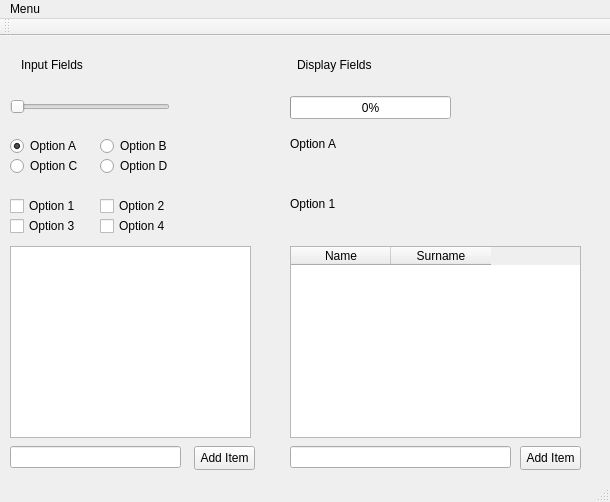
<?xml version="1.0" encoding="UTF-8"?>
<ui version="4.0">
 <class>MV_TestClass</class>
 <widget class="QMainWindow" name="MV_TestClass">
  <property name="geometry">
   <rect>
    <x>0</x>
    <y>0</y>
    <width>610</width>
    <height>502</height>
   </rect>
  </property>
  <property name="windowTitle">
   <string>MV_Test</string>
  </property>
  <widget class="QWidget" name="centralWidget">
   <widget class="QSlider" name="horizontalSlider">
    <property name="geometry">
     <rect>
      <x>10</x>
      <y>60</y>
      <width>160</width>
      <height>22</height>
     </rect>
    </property>
    <property name="orientation">
     <enum>Qt::Horizontal</enum>
    </property>
   </widget>
   <widget class="QProgressBar" name="progressBar">
    <property name="geometry">
     <rect>
      <x>290</x>
      <y>60</y>
      <width>161</width>
      <height>23</height>
     </rect>
    </property>
    <property name="value">
     <number>0</number>
    </property>
   </widget>
   <widget class="QWidget" name="layoutWidget">
    <property name="geometry">
     <rect>
      <x>10</x>
      <y>10</y>
      <width>581</width>
      <height>38</height>
     </rect>
    </property>
    <layout class="QHBoxLayout" name="horizontalLayout">
     <item>
      <widget class="QLabel" name="inputheaderlable">
       <property name="styleSheet">
        <string notr="true">font: 14pt &quot;Segoe UI&quot;;</string>
       </property>
       <property name="text">
        <string>Input Fields</string>
       </property>
       <property name="scaledContents">
        <bool>false</bool>
       </property>
      </widget>
     </item>
     <item>
      <spacer name="horizontalSpacer">
       <property name="orientation">
        <enum>Qt::Horizontal</enum>
       </property>
       <property name="sizeHint" stdset="0">
        <size>
         <width>40</width>
         <height>20</height>
        </size>
       </property>
      </spacer>
     </item>
     <item>
      <widget class="QLabel" name="displayheaderlable">
       <property name="styleSheet">
        <string notr="true">font: 14pt &quot;Segoe UI&quot;;</string>
       </property>
       <property name="text">
        <string>Display Fields</string>
       </property>
      </widget>
     </item>
     <item>
      <spacer name="horizontalSpacer_3">
       <property name="orientation">
        <enum>Qt::Horizontal</enum>
       </property>
       <property name="sizeHint" stdset="0">
        <size>
         <width>40</width>
         <height>20</height>
        </size>
       </property>
      </spacer>
     </item>
    </layout>
   </widget>
   <widget class="QRadioButton" name="radioButton_A">
    <property name="enabled">
     <bool>true</bool>
    </property>
    <property name="geometry">
     <rect>
      <x>10</x>
      <y>100</y>
      <width>89</width>
      <height>20</height>
     </rect>
    </property>
    <property name="text">
     <string>Option A</string>
    </property>
    <property name="checked">
     <bool>true</bool>
    </property>
    <attribute name="buttonGroup">
     <string notr="true">buttonGroup</string>
    </attribute>
   </widget>
   <widget class="QRadioButton" name="radioButton_C">
    <property name="geometry">
     <rect>
      <x>10</x>
      <y>120</y>
      <width>89</width>
      <height>20</height>
     </rect>
    </property>
    <property name="text">
     <string>Option C</string>
    </property>
    <attribute name="buttonGroup">
     <string notr="true">buttonGroup</string>
    </attribute>
   </widget>
   <widget class="QRadioButton" name="radioButton_B_2">
    <property name="geometry">
     <rect>
      <x>100</x>
      <y>100</y>
      <width>89</width>
      <height>20</height>
     </rect>
    </property>
    <property name="text">
     <string>Option B</string>
    </property>
    <attribute name="buttonGroup">
     <string notr="true">buttonGroup</string>
    </attribute>
   </widget>
   <widget class="QRadioButton" name="radioButton_D">
    <property name="geometry">
     <rect>
      <x>100</x>
      <y>120</y>
      <width>89</width>
      <height>20</height>
     </rect>
    </property>
    <property name="text">
     <string>Option D</string>
    </property>
    <attribute name="buttonGroup">
     <string notr="true">buttonGroup</string>
    </attribute>
   </widget>
   <widget class="QLabel" name="radiobuttonLabel">
    <property name="geometry">
     <rect>
      <x>290</x>
      <y>100</y>
      <width>151</width>
      <height>16</height>
     </rect>
    </property>
    <property name="text">
     <string>Option A</string>
    </property>
   </widget>
   <widget class="QCheckBox" name="checkBox">
    <property name="geometry">
     <rect>
      <x>10</x>
      <y>160</y>
      <width>76</width>
      <height>20</height>
     </rect>
    </property>
    <property name="text">
     <string>Option 1</string>
    </property>
    <attribute name="buttonGroup">
     <string notr="true">buttonGroup_2</string>
    </attribute>
   </widget>
   <widget class="QCheckBox" name="checkBox_2">
    <property name="geometry">
     <rect>
      <x>100</x>
      <y>160</y>
      <width>76</width>
      <height>20</height>
     </rect>
    </property>
    <property name="text">
     <string>Option 2</string>
    </property>
    <attribute name="buttonGroup">
     <string notr="true">buttonGroup_2</string>
    </attribute>
   </widget>
   <widget class="QCheckBox" name="checkBox_3">
    <property name="geometry">
     <rect>
      <x>10</x>
      <y>180</y>
      <width>76</width>
      <height>20</height>
     </rect>
    </property>
    <property name="text">
     <string>Option 3</string>
    </property>
    <attribute name="buttonGroup">
     <string notr="true">buttonGroup_2</string>
    </attribute>
   </widget>
   <widget class="QCheckBox" name="checkBox_4">
    <property name="geometry">
     <rect>
      <x>100</x>
      <y>180</y>
      <width>76</width>
      <height>20</height>
     </rect>
    </property>
    <property name="text">
     <string>Option 4</string>
    </property>
    <attribute name="buttonGroup">
     <string notr="true">buttonGroup_2</string>
    </attribute>
   </widget>
   <widget class="QLabel" name="checkboxLabel">
    <property name="geometry">
     <rect>
      <x>290</x>
      <y>160</y>
      <width>49</width>
      <height>16</height>
     </rect>
    </property>
    <property name="text">
     <string>Option 1</string>
    </property>
   </widget>
   <widget class="QListWidget" name="listWidget">
    <property name="geometry">
     <rect>
      <x>10</x>
      <y>210</y>
      <width>241</width>
      <height>192</height>
     </rect>
    </property>
   </widget>
   <widget class="QPushButton" name="addItemButton">
    <property name="geometry">
     <rect>
      <x>194</x>
      <y>410</y>
      <width>61</width>
      <height>24</height>
     </rect>
    </property>
    <property name="text">
     <string>Add Item</string>
    </property>
   </widget>
   <widget class="QLineEdit" name="lineEdit">
    <property name="geometry">
     <rect>
      <x>10</x>
      <y>410</y>
      <width>171</width>
      <height>22</height>
     </rect>
    </property>
   </widget>
   <widget class="QTableWidget" name="tableWidget">
    <property name="geometry">
     <rect>
      <x>290</x>
      <y>210</y>
      <width>291</width>
      <height>192</height>
     </rect>
    </property>
    <column>
     <property name="text">
      <string>Name</string>
     </property>
    </column>
    <column>
     <property name="text">
      <string>Surname</string>
     </property>
    </column>
   </widget>
   <widget class="QLineEdit" name="lineEdit_2">
    <property name="geometry">
     <rect>
      <x>290</x>
      <y>410</y>
      <width>221</width>
      <height>22</height>
     </rect>
    </property>
   </widget>
   <widget class="QPushButton" name="addItem_Table">
    <property name="geometry">
     <rect>
      <x>520</x>
      <y>410</y>
      <width>61</width>
      <height>24</height>
     </rect>
    </property>
    <property name="text">
     <string>Add Item</string>
    </property>
   </widget>
  </widget>
  <widget class="QMenuBar" name="menuBar">
   <property name="geometry">
    <rect>
     <x>0</x>
     <y>0</y>
     <width>610</width>
     <height>22</height>
    </rect>
   </property>
   <widget class="QMenu" name="menuMenu">
    <property name="title">
     <string>Menu</string>
    </property>
    <widget class="QMenu" name="menuOption_1">
     <property name="title">
      <string>Option 1</string>
     </property>
     <addaction name="action1_1"/>
     <addaction name="action1_2"/>
     <addaction name="action1_3"/>
    </widget>
    <addaction name="menuOption_1"/>
    <addaction name="Menu_Option2"/>
    <addaction name="separator"/>
    <addaction name="Menu_Beenden"/>
   </widget>
   <addaction name="menuMenu"/>
  </widget>
  <widget class="QToolBar" name="mainToolBar">
   <attribute name="toolBarArea">
    <enum>TopToolBarArea</enum>
   </attribute>
   <attribute name="toolBarBreak">
    <bool>false</bool>
   </attribute>
  </widget>
  <widget class="QStatusBar" name="statusBar"/>
  <action name="Menu_Option2">
   <property name="text">
    <string>Option 2</string>
   </property>
  </action>
  <action name="Menu_Beenden">
   <property name="text">
    <string>Beenden</string>
   </property>
  </action>
  <action name="action1_1">
   <property name="text">
    <string>1.1</string>
   </property>
  </action>
  <action name="action1_2">
   <property name="text">
    <string>1.2</string>
   </property>
  </action>
  <action name="action1_3">
   <property name="text">
    <string>1.3</string>
   </property>
  </action>
 </widget>
 <layoutdefault spacing="6" margin="11"/>
 <resources>
  <include location="MV_Test.qrc"/>
 </resources>
 <connections/>
 <buttongroups>
  <buttongroup name="buttonGroup_2"/>
  <buttongroup name="buttonGroup"/>
 </buttongroups>
</ui>
